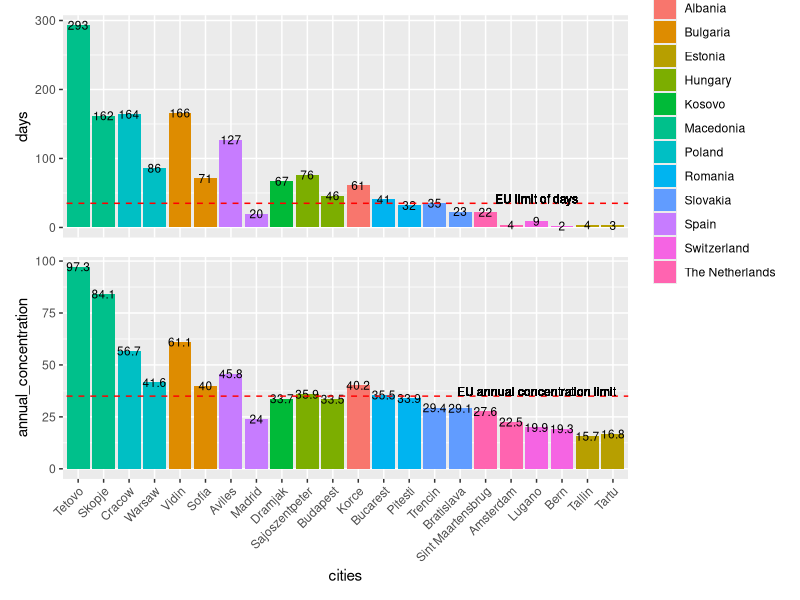

Recreate this plot in R.
library(dplyr)
library(ggplot2)
library(patchwork)

countries <- c('Estonia', 'The Netherlands', 'Estonia', 'Romania',
               'The Netherlands', 'Poland', 'Slovakia',
               'Spain', 'Slovakia', 'Poland', 'Hungary',
               'Switzerland', 'Hungary', 'Romania', 'Switzerland', 
               'Bulgaria', 'Spain', 'Bulgaria', 'Kosovo',
               'Albania', 'Macedonia', 'Macedonia')

cities <- c('Tallin', 'Amsterdam', 'Tartu', 'Pitesti', 
            'Sint Maartensbrug', 'Warsaw', 'Trencin', 
            'Aviles', 'Bratislava', 'Cracow', 'Sajoszentpeter',
            'Bern', 'Budapest', 'Bucarest', 'Lugano', 
            'Vidin', 'Madrid', 'Sofia', 'Dramjak', 
            'Korce', 'Tetovo', 'Skopje')

days <- c(4, 4, 3, 32, 22, 86, 35, 127, 23, 164, 76, 2, 46,
          41, 9, 166, 20, 71, 67, 61, 293, 162)

annual_concentration <- c(15.7, 22.5, 16.8, 33.9, 27.6, 41.6,
                          29.4, 45.8, 29.1, 56.7, 35.9, 19.3,
                          33.5, 35.5, 19.9, 61.1, 24.0, 40.0,
                          33.7, 40.2, 97.3, 84.1)

smog_data <- data.frame(countries, cities, days, annual_concentration)

countries_order <- group_by(smog_data, countries) %>% 
  summarise(days_sum = mean(days)) %>% 
  arrange(days_sum) %>% 
  pull(countries)

cities_order <- smog_data %>%
  mutate(countries = factor(countries, levels = countries_order)) %>% 
  arrange(desc(countries), desc(days)) %>% 
  pull(cities)

smog_data$cities <- factor(smog_data$cities, levels = cities_order)

days_plot <- ggplot(data = smog_data, aes(x = cities, y = days, fill = countries)) + 
  geom_bar(stat = "identity") +
  geom_text(aes(label = days), size=3) +
  geom_abline(slope=0, intercept=35,  col = "red", lty = 2) + 
  geom_text(x=19, y=35, label="EU limit of days", vjust = 0, size=3) + 
  theme(axis.title.x=element_blank(),
        axis.text.x=element_blank(),
        axis.ticks.x=element_blank())

concentration_plot <- ggplot(data = smog_data, aes(x = cities, y = annual_concentration, fill = countries)) + 
  geom_bar(stat = "identity") +
  geom_text(aes(label = annual_concentration), size=3) +
  geom_abline(slope=0, intercept=35,  col = "red", lty = 2) + 
  geom_text(x=19, y=35, label="EU annual concentration limit", vjust = 0, size=3) +
  theme(legend.position = "none", 
        axis.text.x = element_text(angle = 45, hjust = 1))

get_legend <- function(gg_plot) {
  grob_table <- ggplotGrob(gg_plot)
  grob_table[["grobs"]][[which(sapply(grob_table[["grobs"]], function(x) x[["name"]]) == "guide-box")]]
}

(days_plot + theme(legend.position = "none")) + get_legend(days_plot) + 
  concentration_plot + plot_spacer() + plot_layout(ncol = 2, heights = c(0.5, 0.5), widths = c(0.8, 0.2))
